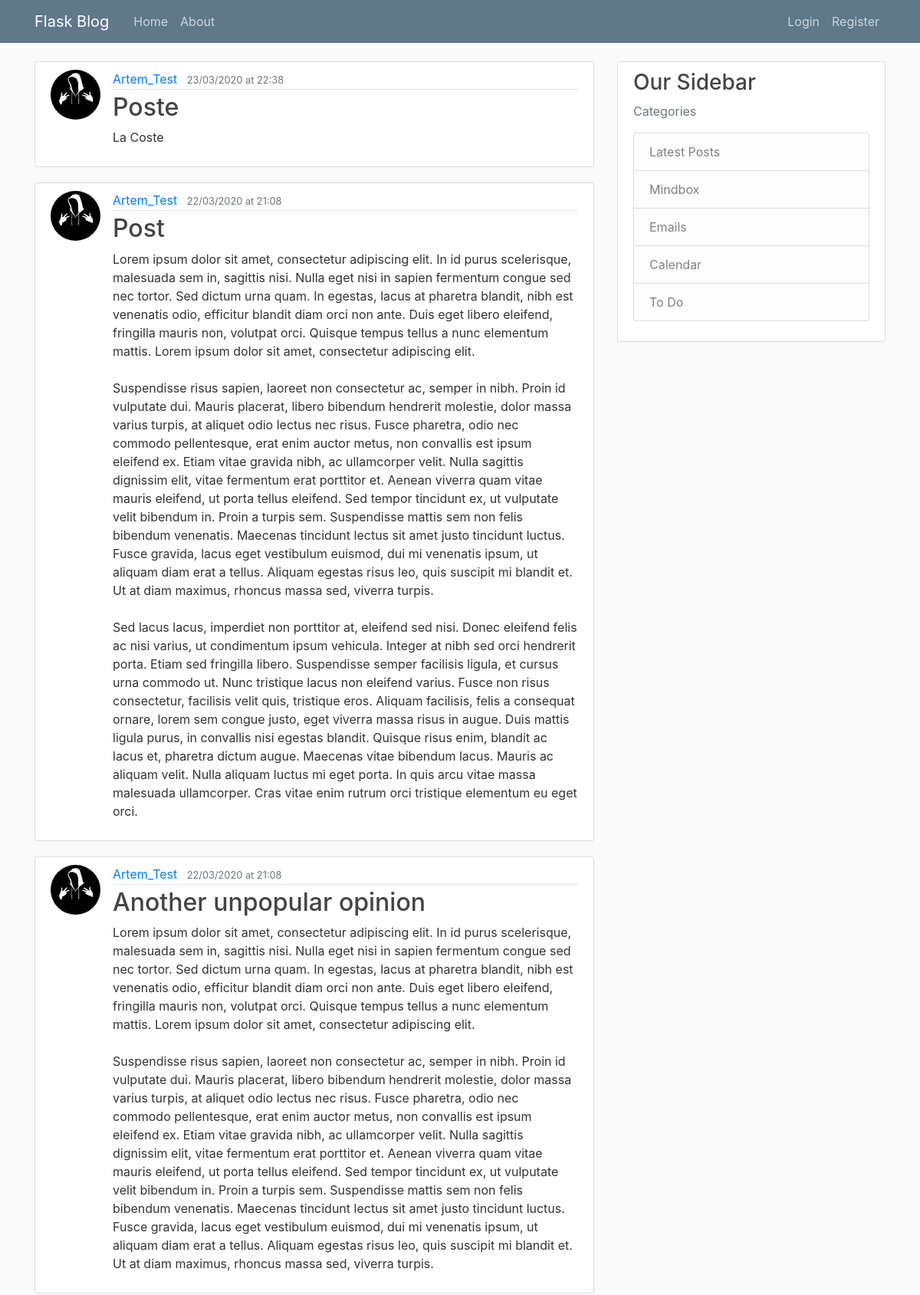
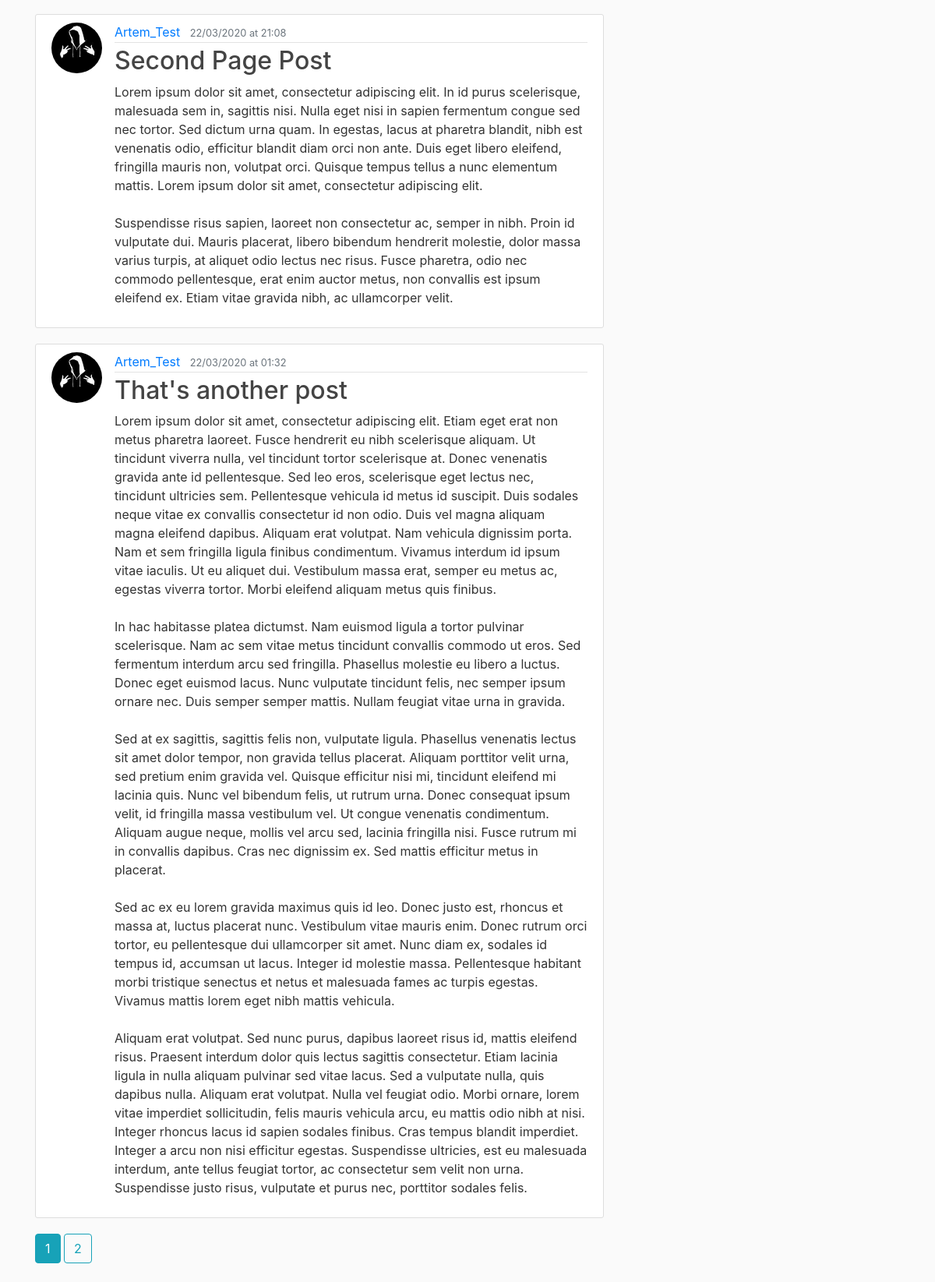
The page /home on the database its author committed (2 pictures, top to bottom).
### flaskblog/models.py (models this page shows, shortened)
class Post(db.Model):
    id = db.Column(db.Integer, primary_key=True)
    title = db.Column(db.String(120), nullable=False)
    date_posted = db.Column(db.DateTime, nullable=False, default=datetime.now(timezone('Europe/Moscow')))
    content = db.Column(db.Text, nullable=False)
    user_id = db.Column(db.Integer, db.ForeignKey('user.id'), nullable=False)

class User(db.Model, UserMixin):
    id = db.Column(db.Integer, primary_key=True)
    username = db.Column(db.String(20), unique=True, nullable=False)
    email = db.Column(db.String(120), unique=True, nullable=False)
    image_file = db.Column(db.String(20), nullable=False, default='default.jpg')
    password = db.Column(db.String(60), nullable=False)
    posts = db.relationship('Post', backref='author', lazy=True)

### flaskblog/main/routes.py (the view)
@main.route('/')
@main.route('/home')
def home():
    page = request.args.get('page', 1, type=int)
    posts = Post.query.order_by(Post.date_posted.desc()).paginate(page=page, per_page=5)
    return render_template('home.html', posts=posts)

### flaskblog/templates/home.html
{% extends "layout.html" %}
{%  block content %}
    {% for post in posts.items %}
        <article class="media content-section">
            <img class="rounded-circle article-img" src="{{ url_for('static', filename='profile_pics/' + post.author.image_file) }}">
            <div class="media-body">
                <div class="article-metadata">
                    <a class="mr-2" href="{{ url_for('users.user_posts', username=post.author.username) }}">{{ post.author.username }}</a>
                        <small class="text-muted">{{ post.date_posted.strftime('%d/%m/%Y at %R') }}</small>
                </div>
                <h2><a class="article-title" href="{{ url_for('posts.post', post_id=post.id) }}">{{ post.title }}</a></h2>
                <p class="article-content">{{ post.content }}</p>
            </div>
        </article>
    {% endfor %}
    {% for page_num in posts.iter_pages(left_edge=1, right_edge=1, left_current=2, right_current=3) %}
        {% if page_num %}
            {% if posts.page == page_num %}
                <a class="btn btn-info mb-4" href="{{ url_for('main.home', page=page_num) }}">{{ page_num }}</a>
            {% else %}
                <a class="btn btn-outline-info mb-4" href="{{ url_for('main.home', page=page_num) }}">{{ page_num }}</a>
            {% endif %}
        {% else %}
            ...
        {% endif %}
    {% endfor %}
{% endblock content%}

### flaskblog/templates/layout.html (shortened to what this page needs)
<!DOCTYPE html>
<html lang="en">
<head>
    <link rel="stylesheet" href="https://maxcdn.bootstrapcdn.com/bootstrap/4.0.0/css/bootstrap.min.css">
    <link rel="stylesheet" type="text/css" href="{{ url_for('static', filename='main.css') }}">
</head>
<body>
    <header class="site-header">
      <nav class="navbar navbar-expand-md navbar-dark bg-steel fixed-top">
        <div class="container">
          <a class="navbar-brand mr-4" href="{{ url_for('main.home') }}">Flask Blog</a>
          <div class="collapse navbar-collapse" id="navbarToggle">
            <div class="navbar-nav mr-auto">
              <a class="nav-item nav-link" href="{{ url_for('main.home') }}">Home</a>
              <a class="nav-item nav-link" href="{{ url_for('main.about') }}">About</a>
            </div>
            <div class="navbar-nav">
                {% if current_user.is_authenticated %}
                    <a class="nav-item nav-link" href="{{ url_for('posts.new_post') }}">New Post</a>
                    <a class="nav-item nav-link" href="{{ url_for('users.account') }}">Account</a>
                    <a class="nav-item nav-link" href="{{ url_for('users.logout') }}">Logout</a>
                {% else %}
                    <a class="nav-item nav-link" href="{{ url_for('users.login') }}">Login</a>
                    <a class="nav-item nav-link" href="{{ url_for('users.register') }}">Register</a>
                {% endif %}
            </div>
          </div>
        </div>
      </nav>
    </header>
    <main role="main" class="container">
        <div class="row">
        {% if sidebar_off %}
            <div class="col-md-12">
        {% else %}
            <div class="col-md-8">
        {% endif %}
            {% block content %}{% endblock %}
        </div>
        {% if sidebar_off %}
        {% else %}
            <div class="col-md-4">
            <div class="content-section sticky-top sticky-offset">
                <h3>Our Sidebar</h3>
            <p class='text-muted'>Categories
              <ul class="list-group">
                <li class="list-group-item list-group-item-light">Latest Posts</li>
                <li class="list-group-item list-group-item-light">Mindbox</li>
                <li class="list-group-item list-group-item-light">Emails</li>
                <li class="list-group-item list-group-item-light">Calendar</li>
                <li class="list-group-item list-group-item-light">To Do</li>
              </ul>
            </p>
          </div>
        </div>
        {% endif %}
      </div>
    </main>
</body>
</html>

### flaskblog/static/main.css (style rules this page uses)
body { background: #fafafa; color: #333333; margin-top: 5rem; }
h1, h2, h3, h4, h5, h6 { color: #444444; }
.bg-steel { background-color: #5f788a; }
.site-header .navbar-nav .nav-link { color: #cbd5db; }
.content-section { background: #ffffff; padding: 10px 20px; border: 1px solid #dddddd; border-radius: 3px; margin-bottom: 20px; }
.article-title { color: #444444; }
.article-content { white-space: pre-line; }
.article-img { height: 65px; width: 65px; margin-right: 16px; }
.article-metadata { padding-bottom: 1px; margin-bottom: 4px; border-bottom: 1px solid #e3e3e3 }
.sticky-offset { top: 80px; }

### rows shown on the page
Post: image_file (picture), author.username "Artem_Test", date_posted "23/03/2020 at 22:38", title "Poste", content "La Coste"
Post: image_file (picture), author.username "Artem_Test", date_posted "22/03/2020 at 21:08", title "Post", content "Lorem ipsum dolor sit amet, consectetur adipiscing elit. In id purus scelerisque, malesuada sem in, sagittis nisi. Nulla eget nisi in sapien fermentum congue sed nec tortor. Sed dictum urna quam. In egestas, lacus at pharetra blandit, nibh est venenatis odio, efficitur blandit diam orci non ante. Duis eget libero eleifend, fringilla mauris non, volutpat orci. Quisque tempus tellus a nunc elementum mattis. Lorem ipsum dolor sit amet, consectetur adipiscing elit. Suspendisse risus sapien, laoreet non consectetur ac, semper in nibh. Proin id vulputate dui. Mauris placerat, libero bibendum hendrerit molestie, dolor massa varius turpis, at aliquet odio lectus nec risus. Fusce pharetra, odio nec…"
Post: image_file (picture), author.username "Artem_Test", date_posted "22/03/2020 at 21:08", title "Another unpopular opinion", content "Lorem ipsum dolor sit amet, consectetur adipiscing elit. In id purus scelerisque, malesuada sem in, sagittis nisi. Nulla eget nisi in sapien fermentum congue sed nec tortor. Sed dictum urna quam. In egestas, lacus at pharetra blandit, nibh est venenatis odio, efficitur blandit diam orci non ante. Duis eget libero eleifend, fringilla mauris non, volutpat orci. Quisque tempus tellus a nunc elementum mattis. Lorem ipsum dolor sit amet, consectetur adipiscing elit. Suspendisse risus sapien, laoreet non consectetur ac, semper in nibh. Proin id vulputate dui. Mauris placerat, libero bibendum hendrerit molestie, dolor massa varius turpis, at aliquet odio lectus nec risus. Fusce pharetra, odio nec…"
Post: image_file (picture), author.username "Artem_Test", date_posted "22/03/2020 at 21:08", title "Second Page Post", content "Lorem ipsum dolor sit amet, consectetur adipiscing elit. In id purus scelerisque, malesuada sem in, sagittis nisi. Nulla eget nisi in sapien fermentum congue sed nec tortor. Sed dictum urna quam. In egestas, lacus at pharetra blandit, nibh est venenatis odio, efficitur blandit diam orci non ante. Duis eget libero eleifend, fringilla mauris non, volutpat orci. Quisque tempus tellus a nunc elementum mattis. Lorem ipsum dolor sit amet, consectetur adipiscing elit. Suspendisse risus sapien, laoreet non consectetur ac, semper in nibh. Proin id vulputate dui. Mauris placerat, libero bibendum hendrerit molestie, dolor massa varius turpis, at aliquet odio lectus nec risus. Fusce pharetra, odio nec…"
Post: image_file (picture), author.username "Artem_Test", date_posted "22/03/2020 at 01:32", title "That's another post", content "Lorem ipsum dolor sit amet, consectetur adipiscing elit. Etiam eget erat non metus pharetra laoreet. Fusce hendrerit eu nibh scelerisque aliquam. Ut tincidunt viverra nulla, vel tincidunt tortor scelerisque at. Donec venenatis gravida ante id pellentesque. Sed leo eros, scelerisque eget lectus nec, tincidunt ultricies sem. Pellentesque vehicula id metus id suscipit. Duis sodales neque vitae ex convallis consectetur id non odio. Duis vel magna aliquam magna eleifend dapibus. Aliquam erat volutpat. Nam vehicula dignissim porta. Nam et sem fringilla ligula finibus condimentum. Vivamus interdum id ipsum vitae iaculis. Ut eu aliquet dui. Vestibulum massa erat, semper eu metus ac, egestas viverra…"

### other values the page prints
{{ page_num }} "1"
{{ page_num }} "2"
